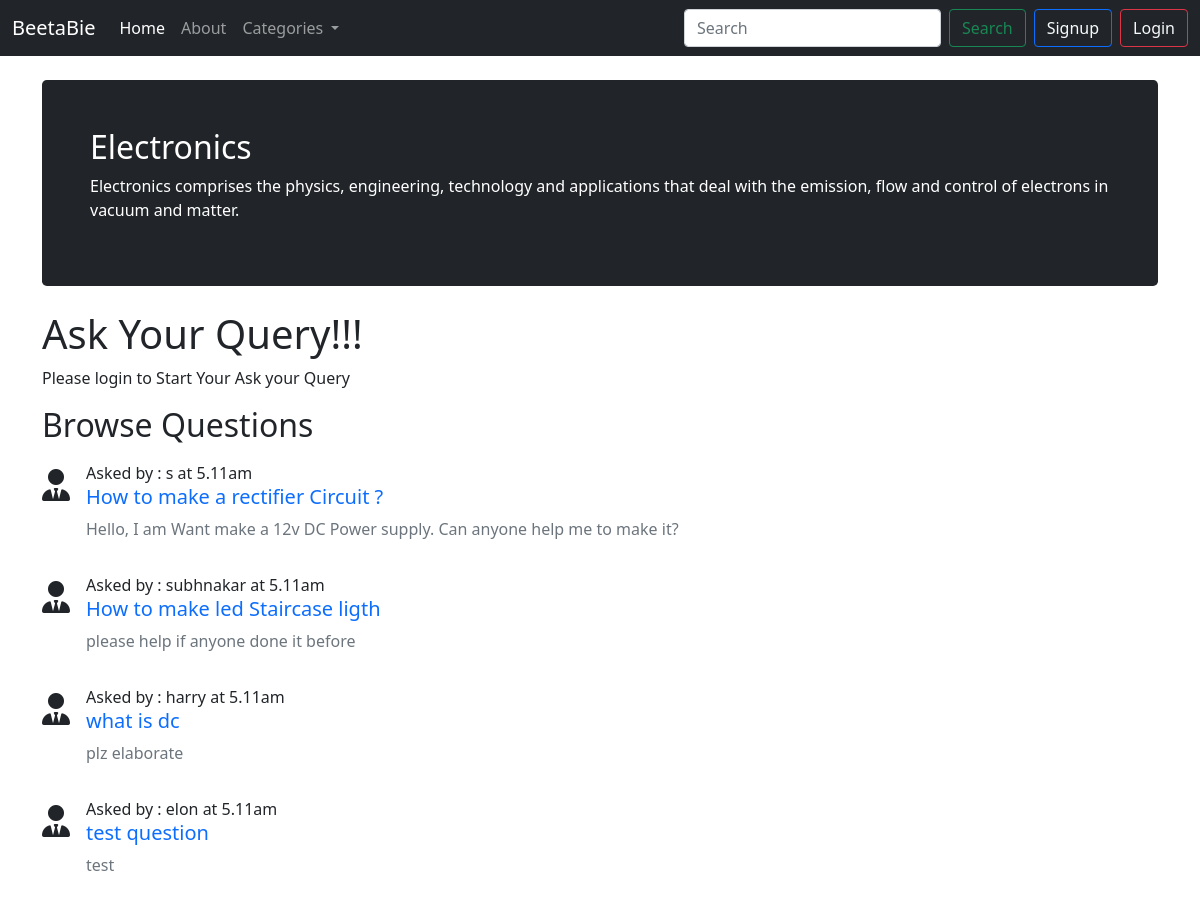
Page /theards.php?catid=1 on the committed database.
### tables this page shows
CREATE TABLE `categories` (
  `category_id` int(11) NOT NULL,
  `category_name` varchar(255) NOT NULL,
  `category_description` varchar(255) NOT NULL,
  `date` date NOT NULL DEFAULT current_timestamp()
);

CREATE TABLE `theards` (
  `theard_id` int(7) NOT NULL,
  `theard_title` varchar(255) NOT NULL,
  `theard_decs` text NOT NULL,
  `theard_catg_id` int(7) NOT NULL,
  `theard_user_id` int(7) NOT NULL,
  `timestamp` datetime NOT NULL DEFAULT current_timestamp()
);

CREATE TABLE `userdata` (
  `sno` int(11) NOT NULL,
  `user_name` varchar(35) NOT NULL,
  `user_email` varchar(35) NOT NULL,
  `user_pass` varchar(255) NOT NULL,
  `date` datetime NOT NULL DEFAULT current_timestamp()
);

### theards.php (the view, shortened to what this page needs)
<!DOCTYPE html>
<html lang="en">
<head>
    <link href="https://cdn.jsdelivr.net/npm/bootstrap@5.0.2/dist/css/bootstrap.min.css" rel="stylesheet"
 />
</head>
<body>
    <?php
    include "component/_navbar.php";
    $id = $_GET['catid'];
    $sql = "SELECT * FROM `categories` WHERE category_id = $id";
    $result = mysqli_query($conn, $sql);
    while ($row = mysqli_fetch_assoc($result)) {
        $catgname = $row['category_name'];
        $catgdesc = $row['category_description'];
    }
    ?>
    <div class="container my-4">
        <div class="h-100 p-5 text-white bg-dark rounded-3">
            <h2><?php echo  $catgname ?></h2>
            <p><?php echo $catgdesc ?></p>
        </div>
    </div>
    <div class="container">
        <h1>Ask Your Query!!!</h1>
        <?php
        if (isset($_SESSION['loggedin']) && $_SESSION['loggedin'] = true ) {
           echo '
           <form action=" '. $_SERVER["REQUEST_URI"].'" method="post">
        <div class="mb-3">
            <label for="title" class="form-label">Enter Your Query</label>
            <input type="text" class="form-control" id="title" name="title" aria-describedby="title">
            <div id="title" class="form-text">Make your Question as short as Possible</div>
        </div>
        <div class="mb-3">
            <label for="desc" class="form-label">Describe Your Query</label>
            <textarea class="form-control" name="desc" id="desc" rows="3"></textarea>
        </div>
        <button type="submit" class="btn btn-primary">Submit</button>
        </form>
        ';
        }
        else{
            echo "<p> Please login to Start Your Ask your Query </p>";
        }
        ?>
        <h2>Browse Questions</h2>
        <?php
        $id = $_GET['catid'];
        $sql = "SELECT * FROM `theards` WHERE theard_catg_id = $id";
        $result = mysqli_query($conn, $sql);
        while ($row = mysqli_fetch_assoc($result)) {
            $id = $row['theard_id'];
            $title = $row['theard_title'];
            $desc = $row['theard_decs'];
            $theard_user_id = $row['theard_user_id'];
            $sql2 = "SELECT user_name FROM `userdata` WHERE sno = $theard_user_id";
            $result2 = mysqli_query($conn, $sql2);
            $row2 = mysqli_fetch_assoc($result2);
            echo '
            <div class="d-flex my-3">
            <div class="flex-shrink-0">
                <i class="fas fa-user-tie fs-2 my-2"></i>
            </div>
            <div class="flex-grow-1 ms-3">
            <p class = "my-0"> Asked by : '. $row2['user_name'] .' at 5.11am'.'</p>
                <h5><a href="theardmain.php?thid=' . $id . '" class ="text-decoration-none "> ' . $title . '</a></h5>
                <p class = "text-muted">' . $desc . '</p>
            </div>
            </div>
            ';
        }
        ?>
</body>
</html>

### component/_navbar.php (shortened to what this page needs)
<nav class="navbar navbar-expand-lg navbar-dark bg-dark">
    <div class="container-fluid">
        <a class="navbar-brand" href="/forum/index.php">BeetaBie</a>
        <div class="collapse navbar-collapse" id="navbarSupportedContent">
            <ul class="navbar-nav me-auto mb-2 mb-lg-0">
                <li class="nav-item">
                    <a class="nav-link active" aria-current="page" href="/forum/index.php">Home</a>
                </li>
                <li class="nav-item">
                    <a class="nav-link" href="#">About</a>
                </li>
                <li class="nav-item dropdown">
                    <a class="nav-link dropdown-toggle" href="#" id="navbarDropdown" role="button"
                        data-bs-toggle="dropdown" aria-expanded="false">
                        Categories
                    </a>
                </li>
            </ul>
            <form class="d-flex" action="search.php" method="get">
                <input class="form-control me-2" type="search" name="search_query"  placeholder="Search" aria-label="Search">
                <button class="btn btn-outline-success" type="submit">Search</button>
            </form>
            <?php
      if (isset($_SESSION['loggedin']) && $_SESSION['loggedin'] = true ) {
          echo '
          <Span class= "text-light my-0 mx-2">Hello <br> <b>'; echo $_SESSION['name']. ' </b></Span>
          <button class="btn btn-outline-danger " type="submit"><a href="/forum/component/_logout.php" class="text-light text-decoration-none">Logout</a></button>
          ';
      }
      else{
        echo '
        <button class="btn btn-outline-primary mx-2" type="submit"><a href="/forum/component/_signup.php" class="text-light text-decoration-none">Signup</a></button>
      <button class="btn btn-outline-danger " type="submit"><a href="/forum/component/_login.php" class="text-light text-decoration-none">Login</a></button>
        ';
      }
    ?>
        </div>
    </div>
</nav>

### rows in the picture
categories: category_name "Electronics", category_description "Electronics comprises the physics, engineering, technology and applications that deal with the emission, flow and control of electrons in vacuum and matter."
theards: userdata.user_name "s", theard_title "How to make a rectifier Circuit ?", theard_decs "Hello, I am Want make a 12v DC Power supply. Can anyone help me to make it?"
theards: userdata.user_name "subhnakar", theard_title "How to make led Staircase ligth", theard_decs "please help if anyone done it before"
theards: userdata.user_name "harry", theard_title "what is dc", theard_decs "plz elaborate"
theards: userdata.user_name "elon", theard_title "test question", theard_decs "test"
